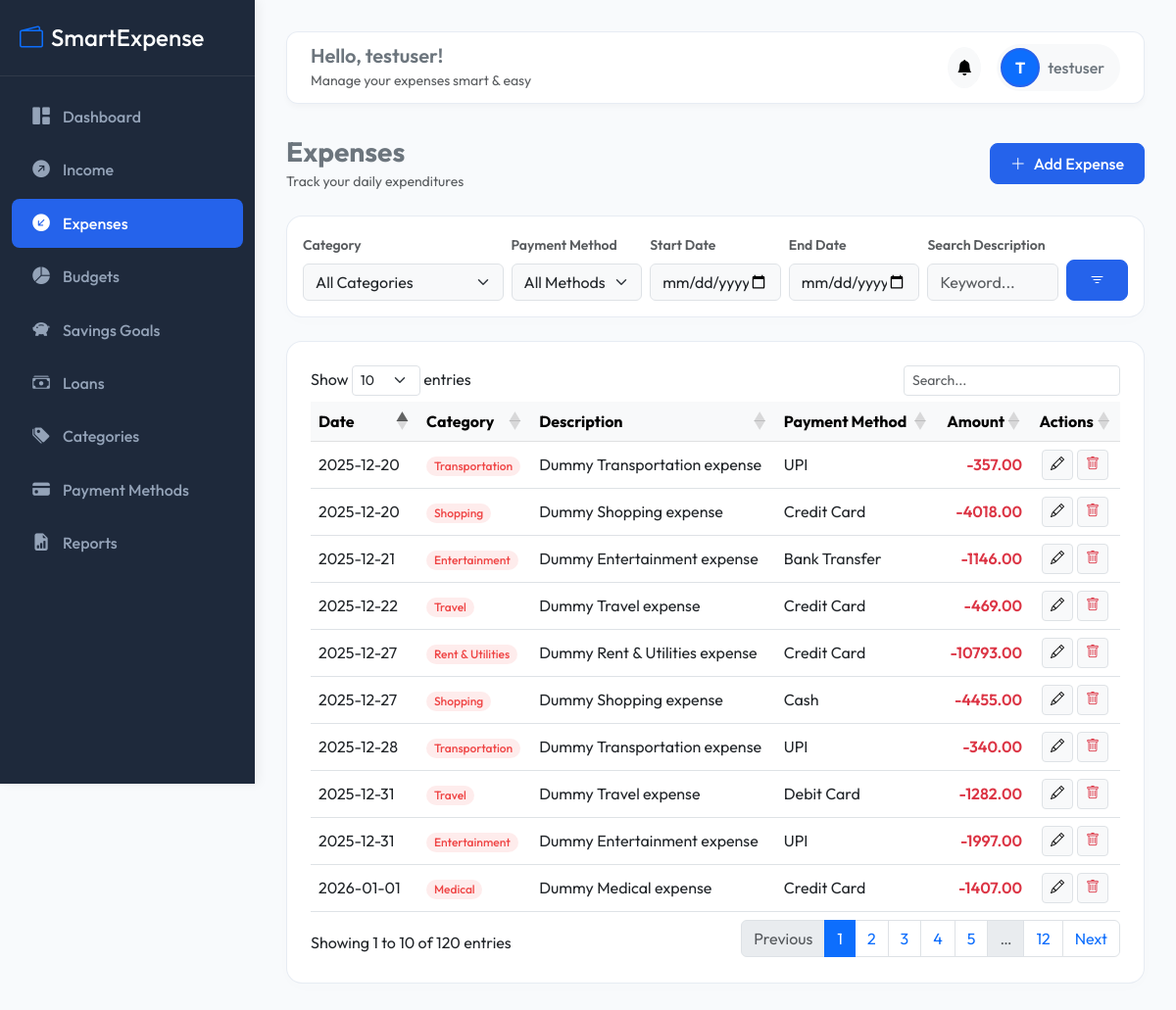
/expenses/ (signed in), run on the app's committed database.
### accounts/models.py (models this page shows, shortened)
class User(AbstractUser):
    profile_image = models.ImageField(upload_to='profile_images/', null=True, blank=True)
    created_at = models.DateTimeField(auto_now_add=True)

### expenses/models.py (models this page shows, shortened)
class Expense(models.Model):
    user = models.ForeignKey(settings.AUTH_USER_MODEL, on_delete=models.CASCADE, related_name='expenses')
    category = models.ForeignKey(Category, on_delete=models.CASCADE, related_name='expenses')
    amount = models.DecimalField(max_digits=10, decimal_places=2)
    description = models.TextField(blank=True, null=True)
    date = models.DateField()
    payment_method = models.ForeignKey(PaymentMethod, on_delete=models.SET_NULL, null=True, blank=True, related_name='expenses')
    created_at = models.DateTimeField(auto_now_add=True)
    class Meta:
        ordering = ['-date', '-created_at']

class Category(models.Model):
    CATEGORY_TYPES = [
        ('Income', 'Income'),
        ('Expense', 'Expense'),
    ]
    name = models.CharField(max_length=100)
    type = models.CharField(max_length=10, choices=CATEGORY_TYPES)
    description = models.TextField(blank=True, null=True)
    created_at = models.DateTimeField(auto_now_add=True)
    class Meta:
        verbose_name_plural = "Categories"

class PaymentMethod(models.Model):
    name = models.CharField(max_length=100)
    description = models.TextField(blank=True, null=True)

### expenses/views.py (the view)
# urls.py: path('', views.ExpenseListView.as_view(), name='expense_list'),
class ExpenseListView(LoginRequiredMixin, ListView):
    model = Expense
    template_name = 'expenses/expense_list.html'
    context_object_name = 'expenses'
    def get_queryset(self):
        queryset = Expense.objects.filter(user=self.request.user).select_related('category', 'payment_method')
        category_id = self.request.GET.get('category')
        payment_method_id = self.request.GET.get('payment_method')
        start_date = self.request.GET.get('start_date')
        end_date = self.request.GET.get('end_date')
        search_query = self.request.GET.get('search')
        if category_id:
            queryset = queryset.filter(category_id=category_id)
        if payment_method_id:
            queryset = queryset.filter(payment_method_id=payment_method_id)
        if start_date:
            queryset = queryset.filter(date__gte=start_date)
        if end_date:
            queryset = queryset.filter(date__lte=end_date)
        if search_query:
            queryset = queryset.filter(description__icontains=search_query)
        return queryset
    def get_context_data(self, **kwargs):
        context = super().get_context_data(**kwargs)
        context['categories'] = Category.objects.filter(type='Expense')
        context['payment_methods'] = PaymentMethod.objects.all()
        context['selected_category'] = self.request.GET.get('category', '')
        context['selected_payment_method'] = self.request.GET.get('payment_method', '')
        context['start_date'] = self.request.GET.get('start_date', '')
        context['end_date'] = self.request.GET.get('end_date', '')
        context['search_query'] = self.request.GET.get('search', '')
        return context

### notifications/context_processors.py (called while the page is built)
def unread_notifications_count(request):
    if request.user.is_authenticated:
        count = Notification.objects.filter(user=request.user, is_read=False).count()
        recent = Notification.objects.filter(user=request.user, is_read=False)[:5]
        return {
            'unread_notifications_count': count,
            'recent_notifications': recent
        }
    return {
        'unread_notifications_count': 0,
        'recent_notifications': []
    }

### templates/expenses/expense_list.html (shortened to what this page needs)
{% extends 'base.html' %}
{% block content %}
<div class="d-flex justify-content-between align-items-center mb-4">
    <div>
        <h3 class="fw-bold text-secondary m-0">Expenses</h3>
        <small class="text-muted">Track your daily expenditures</small>
    </div>
    <a href="{% url 'expenses:expense_add' %}" class="btn btn-primary"><i class="bi bi-plus-lg me-2"></i>Add Expense</a>
</div>
<div class="card stat-card p-3 mb-4">
    <form method="get" class="row g-2 align-items-end">
        <div class="col-md-3">
            <label class="form-label small fw-semibold text-muted">Category</label>
            <select name="category" class="form-select bg-light">
                <option value="">All Categories</option>
            </select>
        </div>
        <div class="col-md-2">
            <label class="form-label small fw-semibold text-muted">Payment Method</label>
            <select name="payment_method" class="form-select bg-light">
                <option value="">All Methods</option>
            </select>
        </div>
        <div class="col-md-2">
            <label class="form-label small fw-semibold text-muted">Start Date</label>
            <input type="date" name="start_date" class="form-control bg-light" value="{{ start_date }}">
        </div>
        <div class="col-md-2">
            <label class="form-label small fw-semibold text-muted">End Date</label>
            <input type="date" name="end_date" class="form-control bg-light" value="{{ end_date }}">
        </div>
        <div class="col-md-2">
            <label class="form-label small fw-semibold text-muted">Search Description</label>
            <input type="text" name="search" class="form-control bg-light" placeholder="Keyword..." value="{{ search_query }}">
        </div>
        <div class="col-md-1">
            <button type="submit" class="btn btn-primary w-100"><i class="bi bi-filter"></i></button>
        </div>
    </form>
</div>
<div class="card table-card">
    <div class="table-responsive border-0 p-0">
        <table class="table table-hover align-middle datatable w-100">
            <thead class="table-light">
                <tr>
                    <th>Date</th>
                    <th>Category</th>
                    <th>Description</th>
                    <th>Payment Method</th>
                    <th class="text-end">Amount</th>
                    <th class="text-center">Actions</th>
                </tr>
            </thead>
            <tbody>
                {% for exp in expenses %}
                <tr>
                    <td>{{ exp.date|date:"Y-m-d" }}</td>
                    <td><span class="badge badge-expense rounded-pill px-2.5 py-1.5 fw-medium">{{ exp.category.name }}</span></td>
                    <td>{{ exp.description|default:"-" }}</td>
                    <td>{{ exp.payment_method.name|default:"-" }}</td>
                    <td class="text-end fw-semibold text-danger">-{{ exp.amount }}</td>
                    <td class="text-center">
                        <div class="d-flex justify-content-center gap-1">
                            <a href="{% url 'expenses:expense_edit' exp.id %}" class="btn btn-sm btn-light border" title="Edit"><i class="bi bi-pencil"></i></a>
                            <a href="{% url 'expenses:expense_delete' exp.id %}" class="btn btn-sm btn-light border text-danger" title="Delete"><i class="bi bi-trash"></i></a>
                        </div>
                    </td>
                </tr>
                {% endfor %}
            </tbody>
        </table>
    </div>
</div>
{% endblock %}

### templates/base.html (shortened to what this page needs)
{% load static %}
<!DOCTYPE html>
<html lang="en">
<head>
    <link href="https://cdn.jsdelivr.net/npm/bootstrap@5.3.0/dist/css/bootstrap.min.css" rel="stylesheet">
    <link href="https://cdn.jsdelivr.net/npm/bootstrap-icons@1.10.5/font/bootstrap-icons.css" rel="stylesheet">
    <link href="https://cdn.datatables.net/1.13.4/css/dataTables.bootstrap5.min.css" rel="stylesheet">
    <link href="{% static 'css/style.css' %}" rel="stylesheet">
</head>
<body>
    <nav id="sidebar">
        <div class="sidebar-header">
            <h4 class="m-0 text-white"><i class="bi bi-wallet2 me-2 text-primary"></i>SmartExpense</h4>
        </div>
        <div class="mt-3">
            <a href="{% url 'dashboard:home' %}" class="nav-link {% if request.resolver_match.app_name == 'dashboard' %}active{% endif %}">
                <i class="bi bi-grid-1x2-fill"></i> Dashboard
            </a>
            <a href="{% url 'income:income_list' %}" class="nav-link {% if request.resolver_match.app_name == 'income' %}active{% endif %}">
                <i class="bi bi-arrow-up-right-circle-fill"></i> Income
            </a>
            <a href="{% url 'expenses:expense_list' %}" class="nav-link {% if request.resolver_match.app_name == 'expenses' and request.resolver_match.url_name != 'category_list' and request.resolver_match.url_name != 'payment_method_list' %}active{% endif %}">
                <i class="bi bi-arrow-down-left-circle-fill"></i> Expenses
            </a>
            <a href="{% url 'budgets:budget_list' %}" class="nav-link {% if request.resolver_match.app_name == 'budgets' %}active{% endif %}">
                <i class="bi bi-pie-chart-fill"></i> Budgets
            </a>
            <a href="{% url 'savings:savings_list' %}" class="nav-link {% if request.resolver_match.app_name == 'savings' %}active{% endif %}">
                <i class="bi bi-piggy-bank-fill"></i> Savings Goals
            </a>
            <a href="{% url 'loans:loan_list' %}" class="nav-link {% if request.resolver_match.app_name == 'loans' %}active{% endif %}">
                <i class="bi bi-cash-stack"></i> Loans
            </a>
            <a href="{% url 'expenses:category_list' %}" class="nav-link {% if request.resolver_match.url_name == 'category_list' %}active{% endif %}">
                <i class="bi bi-tags-fill"></i> Categories
            </a>
            <a href="{% url 'expenses:payment_method_list' %}" class="nav-link {% if request.resolver_match.url_name == 'payment_method_list' %}active{% endif %}">
                <i class="bi bi-credit-card-fill"></i> Payment Methods
            </a>
            <a href="{% url 'reports:report_dashboard' %}" class="nav-link {% if request.resolver_match.app_name == 'reports' %}active{% endif %}">
                <i class="bi bi-file-earmark-bar-graph-fill"></i> Reports
            </a>
        </div>
    </nav>
    <div id="content">
        <div class="topbar d-flex justify-content-between align-items-center">
            <div class="d-none d-lg-block">
                <h5 class="m-0 fw-semibold text-secondary">Hello, {{ request.user.username }}!</h5>
                <small class="text-muted">Manage your expenses smart & easy</small>
            </div>
            <div class="d-flex align-items-center gap-3">
                <div class="dropdown">
                    <button class="btn btn-light position-relative rounded-circle p-2" type="button" data-bs-toggle="dropdown" aria-expanded="false">
                        <i class="bi bi-bell-fill"></i>
                    </button>
                </div>
                <div class="dropdown">
                    <button class="btn btn-light d-flex align-items-center gap-2 border-0 p-1 pe-3 rounded-pill" type="button" data-bs-toggle="dropdown" aria-expanded="false">
                        {% if request.user.profile_image %}
                        <img src="{{ request.user.profile_image.url }}" class="avatar-md" alt="Avatar">
                        {% else %}
                        <div class="avatar-md bg-primary text-white d-flex align-items-center justify-content-center fw-bold">
                            {{ request.user.username|slice:":1"|upper }}
                        </div>
                        {% endif %}
                        <span class="d-none d-md-inline fw-medium text-secondary">{{ request.user.username }}</span>
                    </button>
                </div>
            </div>
        </div>
        {% block content %}{% endblock %}
    </div>
</body>
</html>

### static/css/style.css (style rules this page uses)
:root { --primary-color: #2563EB; --primary-hover: #1D4ED8; --secondary-color: #1E293B; --success-color: #10B981; --danger-color: #EF4444; --warning-color: #F59E0B; --info-color: #06B6D4; --bg-color: #F8FAFC; --sidebar-width: 260px; --transition-speed: 0.3s; }
body { font-family: 'Outfit', -apple-system, BlinkMacSystemFont, "Segoe UI", Roboto, sans-serif; background-color: var(--bg-color); color: var(--secondary-color); overflow-x: hidden; }
#sidebar { width: var(--sidebar-width); height: 100vh; position: fixed; top: 0; left: 0; z-index: 100; background-color: var(--secondary-color); color: #F8FAFC; transition: all var(--transition-speed) ease; box-shadow: 4px 0 10px rgba(0, 0, 0, 0.05); }
#sidebar .sidebar-header { padding: 1.5rem 1.25rem; border-bottom: 1px solid rgba(255, 255, 255, 0.08); }
#sidebar .nav-link { color: #94A3B8; padding: 0.75rem 1.25rem; display: flex; align-items: center; gap: 0.75rem; border-radius: 8px; margin: 0.25rem 0.75rem; transition: all 0.2s ease; font-weight: 500; text-decoration: none; }
#sidebar .nav-link:hover, #sidebar .nav-link.active { color: #FFFFFF; background-color: var(--primary-color); }
#sidebar .nav-link i { font-size: 1.1rem; width: 20px; text-align: center; }
#content { margin-left: var(--sidebar-width); padding: 2rem; min-height: 100vh; transition: all var(--transition-speed) ease; }
.topbar { background: rgba(255, 255, 255, 0.9); backdrop-filter: blur(8px); border-radius: 12px; padding: 0.75rem 1.5rem; box-shadow: 0 4px 6px -1px rgba(0, 0, 0, 0.03); margin-bottom: 2rem; border: 1px solid rgba(226, 232, 240, 0.8); }
.stat-card { border: 1px solid rgba(226, 232, 240, 0.8); border-radius: 16px; box-shadow: 0 4px 20px rgba(0, 0, 0, 0.01); transition: transform var(--transition-speed) ease, box-shadow var(--transition-speed) ease; background: #FFFFFF; }
.badge-expense { background-color: rgba(239, 68, 68, 0.1); color: var(--danger-color); }
.table-card { border-radius: 16px; border: 1px solid rgba(226, 232, 240, 0.8); background: white; padding: 1.5rem; box-shadow: 0 4px 20px rgba(0, 0, 0, 0.01); }
.btn-primary { background-color: var(--primary-color); border-color: var(--primary-color); font-weight: 500; border-radius: 8px; padding: 0.5rem 1.25rem; }
.avatar-md { width: 40px; height: 40px; border-radius: 50%; object-fit: cover; border: 2px solid var(--primary-color); }

### data on the page
User: user.username "testuser", user.username "T"
Expense: date "2026-01-01", category.name "Medical", description "Dummy Medical expense", payment_method.name "Credit Card", amount "1407.00"
Expense: date "2025-12-31", category.name "Travel", description "Dummy Travel expense", payment_method.name "Debit Card", amount "1282.00"
Expense: date "2025-12-31", category.name "Entertainment", description "Dummy Entertainment expense", payment_method.name "UPI", amount "1997.00"
Expense: date "2025-12-28", category.name "Transportation", description "Dummy Transportation expense", payment_method.name "UPI", amount "340.00"
Expense: date "2025-12-27", category.name "Rent & Utilities", description "Dummy Rent & Utilities expense", payment_method.name "Credit Card", amount "10793.00"
Expense: date "2025-12-27", category.name "Shopping", description "Dummy Shopping expense", payment_method.name "Cash", amount "4455.00"
Expense: date "2025-12-22", category.name "Travel", description "Dummy Travel expense", payment_method.name "Credit Card", amount "469.00"
Expense: date "2025-12-21", category.name "Entertainment", description "Dummy Entertainment expense", payment_method.name "Bank Transfer", amount "1146.00"
Expense: date "2025-12-20", category.name "Transportation", description "Dummy Transportation expense", payment_method.name "UPI", amount "357.00"
Expense: date "2025-12-20", category.name "Shopping", description "Dummy Shopping expense", payment_method.name "Credit Card", amount "4018.00"
